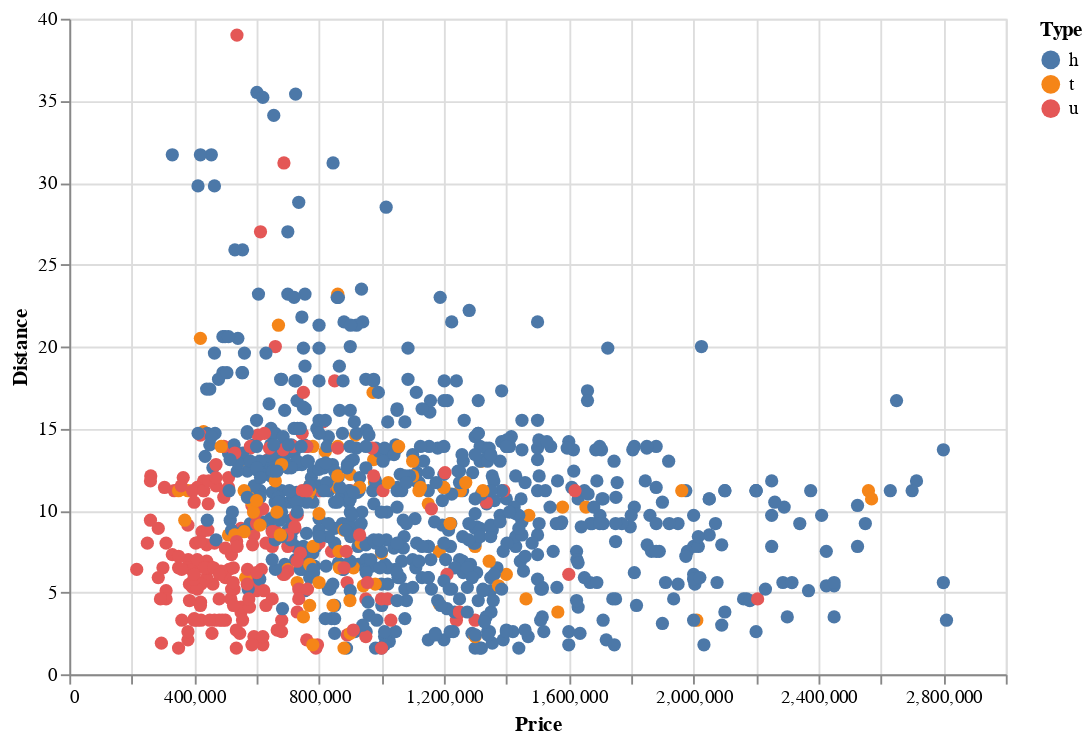

Source (notebook cell):
### Markdown cell above
### <font color='darkgreen'>Selection & Condition</font>
Some part of the plot seems too overlapped in terms of the dots. It would look better if we can also view data points that belong to a specific type. We can achieve this in two steps. The first step is to add a selection with the `type` column and bind it to the legend:
```python
selection = alt.selection_multi(fields=['Type'], bind='legend')
```

It is not enough just to add a selection. We should somehow update the plot based on the selection. For instance, we can adjust the opacity of the data points according to the selected category by using the `condition` property with the <font color='violet'>opacity</font> parameter.

### Code cell
selection = alt.selection_multi(fields=['Type'], bind='legend')

alt.Chart(df).mark_circle(size=50).encode(
   x='Price',
   y='Distance',
   color='Type',
   opacity=alt.condition(selection, alt.value(1), alt.value(0.1))
).properties(
   height=350, width=500
).add_selection(
   selection
)

### Figure 1 — Vega-Lite specification as saved in the notebook (floating-point values rounded to 4 significant figures; data arrays with more than 128 entries replaced by an {"elided": "..."} marker saying what was removed)
{"config": {"view": {"continuousWidth": 400, "continuousHeight": 300}}, "data": {"name": "data-6ee15eb993a8fb66f86afdc580932031"}, "mark": {"type": "circle", "size": 50}, "encoding": {"color": {"type": "nominal", "field": "Type"}, "opacity": {"condition": {"value": 1, "selection": "selector001"}, "value": 0.1}, "x": {"type": "quantitative", "field": "Price"}, "y": {"type": "quantitative", "field": "Distance"}}, "height": 350, "selection": {"selector001": {"type": "multi", "fields": ["Type"], "bind": "legend"}}, "width": 500, "$schema": "https://vega.github.io/schema/vega-lite/v4.8.1.json", "datasets": {"data-6ee15eb993a8fb66f86afdc580932031": {"elided": "1000 records"}}}
